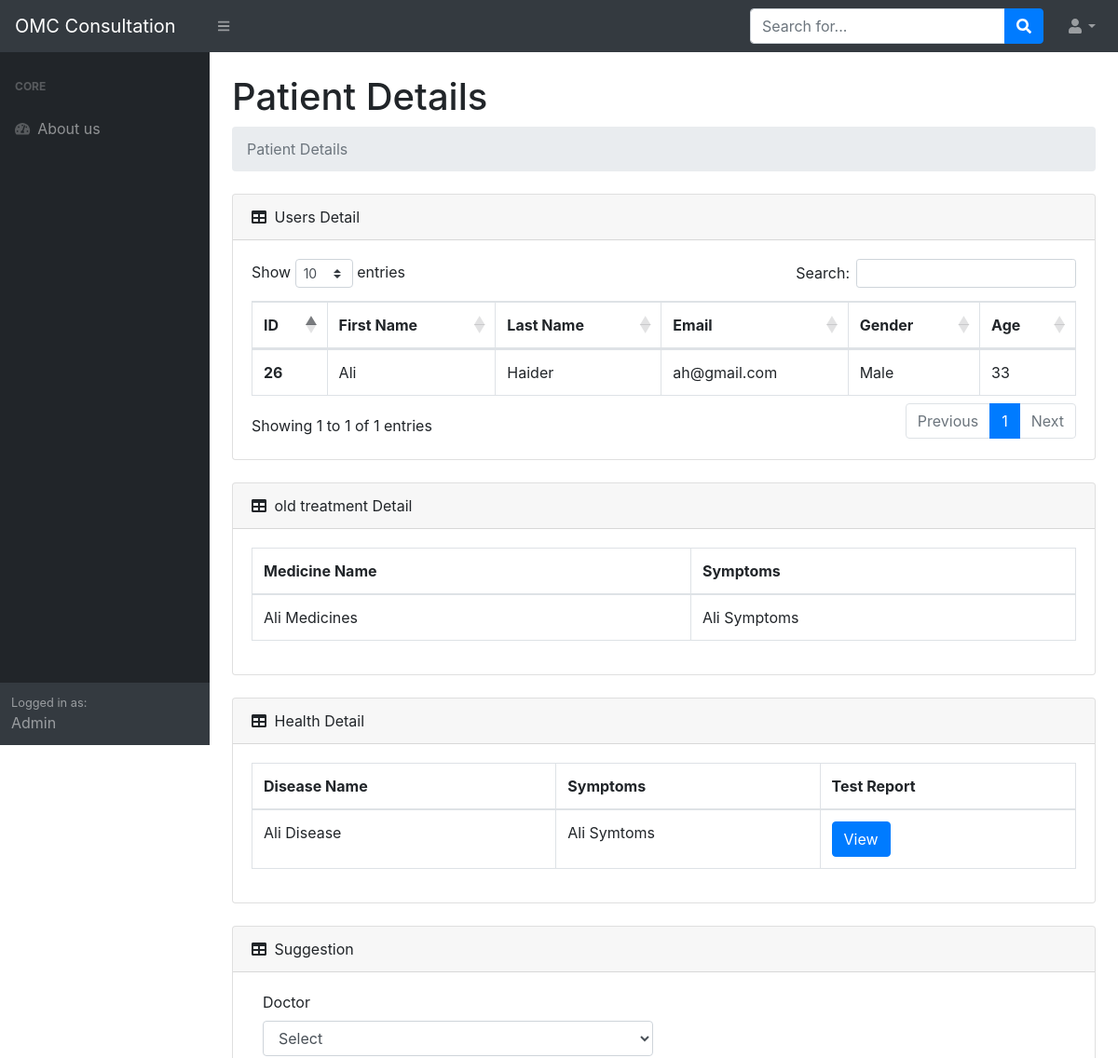
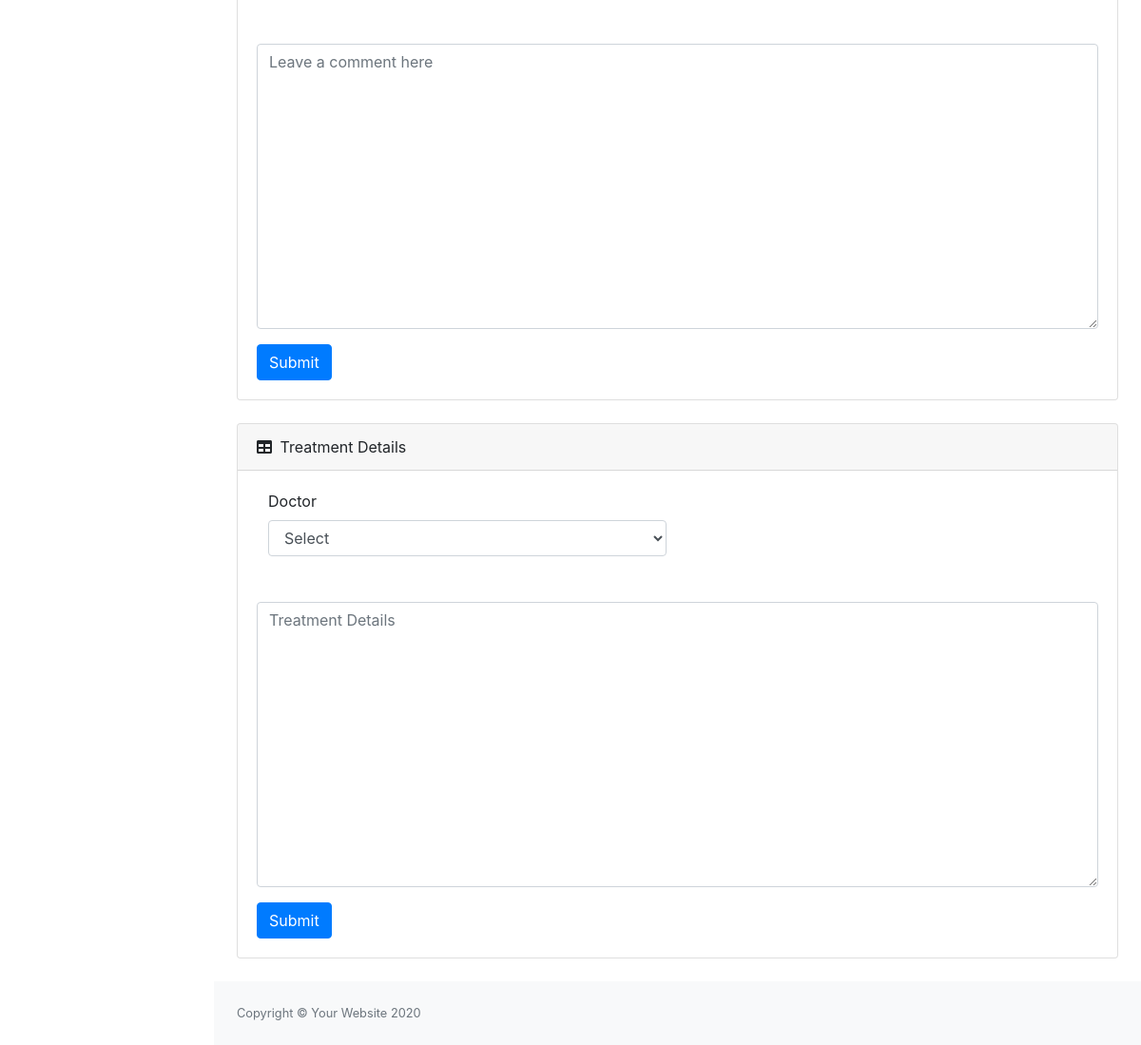
Page /view_detail.php?Email=ah@gmail.com on the committed database (2 pictures, top to bottom).
### tables this page shows
CREATE TABLE `user` (
  `id` int(11) NOT NULL,
  `Fname` varchar(50) NOT NULL,
  `Lname` varchar(50) NOT NULL,
  `Email` varchar(50) NOT NULL,
  `Password` varchar(50) NOT NULL,
  `role` int(11) NOT NULL,
  `Mname` varchar(255) DEFAULT NULL,
  `Dname` varchar(255) DEFAULT NULL,
  `symtoms` varchar(255) DEFAULT NULL,
  `Gender` varchar(6) DEFAULT NULL,
  `Age` varchar(10) NOT NULL
);

CREATE TABLE `tblpostoldtreatment` (
  `MID` int(11) NOT NULL,
  `Email` varchar(50) NOT NULL,
  `Mname` varchar(255) NOT NULL,
  `Sname` varchar(255) NOT NULL
);

CREATE TABLE `posthealthdetails` (
  `phd` int(11) NOT NULL,
  `Email` varchar(50) NOT NULL,
  `Dname` varchar(255) NOT NULL,
  `Sname` varchar(255) NOT NULL,
  `file` varchar(255) NOT NULL,
  `fileNameRaw` varchar(255) NOT NULL
);

### view_detail.php (the view, shortened to what this page needs)
<?php
include 'config.php';
$Email = $_GET['Email'];
$record = mysqli_query($con, "SELECT * FROM `user` WHERE Email='$Email' ");
$oldtreat = mysqli_query($con, "SELECT * FROM `tblpostoldtreatment` WHERE Email='$Email' ");
$disease = mysqli_query($con, "SELECT * FROM `posthealthdetails` WHERE Email='$Email' ");
include 'header.php';
?>
<body class="sb-nav-fixed">
    <nav class="sb-topnav navbar navbar-expand navbar-dark bg-dark">
        <a class="navbar-brand" href="admin.php">OMC Consultation</a>
        <button class="btn btn-link btn-sm order-1 order-lg-0" id="sidebarToggle" href="#"><i class="fas fa-bars"></i></button>
        <form class="d-none d-md-inline-block form-inline ml-auto mr-0 mr-md-3 my-2 my-md-0">
            <div class="input-group">
                <input class="form-control" type="text" placeholder="Search for..." aria-label="Search" aria-describedby="basic-addon2" />
                <div class="input-group-append">
                    <button class="btn btn-primary" type="button"><i class="fas fa-search"></i></button>
                </div>
            </div>
        </form>
        <ul class="navbar-nav ml-auto ml-md-0">
            <li class="nav-item dropdown">
                <a class="nav-link dropdown-toggle" id="userDropdown" href="#" role="button" data-toggle="dropdown" aria-haspopup="true" aria-expanded="false"><i class="fas fa-user fa-fw"></i></a>
            </li>
        </ul>
    </nav>
    <div id="layoutSidenav">
        <div id="layoutSidenav_nav">
            <nav class="sb-sidenav accordion sb-sidenav-dark" id="sidenavAccordion">
                <div class="sb-sidenav-menu">
                    <div class="nav">
                        <div class="sb-sidenav-menu-heading">Core</div>
                        <a class="nav-link" href="#">
                            <div class="sb-nav-link-icon"><i class="fas fa-tachometer-alt"></i></div>
                        </a>
                        <div class="sb-sidenav-menu-heading">Addons</div>
                        <a class="nav-link" href="charts.html">
                            <div class="sb-nav-link-icon"><i class="fas fa-chart-area"></i></div>
                        </a>
                        <a class="nav-link" href="tables.html">
                            <div class="sb-nav-link-icon"><i class="fas fa-table"></i></div>
                        </a>
                    </div>
                </div>
                <div class="sb-sidenav-footer">
                    <div class="small">Logged in as:</div>
                </div>
            </nav>
        </div>
        <div id="layoutSidenav_nav">
            <nav class="sb-sidenav accordion sb-sidenav-dark" id="sidenavAccordion">
                <div class="sb-sidenav-menu">
                    <div class="nav">
                        <div class="sb-sidenav-menu-heading">Core</div>
                        <a class="nav-link" href="#">
                            <div class="sb-nav-link-icon"><i class="fas fa-tachometer-alt"></i></div>
                            About us
                        </a>
                    </div>
                </div>
                <div class="sb-sidenav-footer">
                    <div class="small">Logged in as:</div>
                    Admin
                </div>
            </nav>
        </div>
        <div id="layoutSidenav_content">
            <main>
                <div class="container-fluid">
                    <h1 class="mt-4">Patient Details</h1>
                    <ol class="breadcrumb mb-4">
                        <li class="breadcrumb-item active">Patient Details</li>
                    </ol>
                    <div class="card mb-4">
                        <div class="card-header">
                            <i class="fas fa-table mr-1"></i>
                            Users Detail
                        </div>
                        <div class="card-body">
                            <div class="table-responsive">
                                <table class="table table-bordered" id="dataTable" width="100%" cellspacing="0">
                                    <thead>
                                        <tr>
                                            <th>ID</th>
                                            <th>First Name</th>
                                            <th>Last Name</th>
                                            <th>Email</th>
                                            <th>Gender</th>
                                            <th>Age</th>
                                        </tr>
                                    </thead>
                                    <tbody>
                                        <?php
                                        while ($row = mysqli_fetch_array($record)) {
                                        ?>
                                            <form method="post" action="view_detail.php">
                                                <tr>
                                                    <th scope="row"><input type="hidden" name="PID" value="$row['id']"><?php echo $row['id'] ?></th>
                                                    <td><input type="hidden" disabled name="Fname" value="$row['Fname']"><?php echo $row['Fname'] ?></td>
                                                    <td><input type="hidden" disabled name="Lname" value="$row['Lname']"><?php echo $row['Lname'] ?></td>
                                                    <td><input type="hidden" disabled name="Email" value="$row['Email']"><?php echo $row['Email'] ?></td>
                                                    <td><input type="hidden" disabled name="Gender" value="$row['Gender']"><?php echo $row['Gender'] ?></td>
                                                    <td><input type="hidden" disabled name="Age" value="$row['Age']"><?php echo $row['Age'] ?></td>
                                                </tr>
                                            </form>
                                        <?php
                                        }
                                        ?>
                                    </tbody>
                                </table>
                            </div>
                        </div>
                    </div>
                    <div class="card mb-4">
                        <div class="card-header">
                            <i class="fas fa-table mr-1"></i>
                            old treatment Detail
                        </div>
                        <div class="card-body">
                            <div class="table-responsive">
                                <table class="table table-bordered" id="dataTable" width="100%" cellspacing="0">
                                    <thead>
                                        <tr>
                                            <th>Medicine Name</th>
                                            <th>Symptoms</th>
                                        </tr>
                                    </thead>
                                    <tbody>
                                        <?php
                                        while ($row1 = mysqli_fetch_array($oldtreat)) {
                                        ?>
                                            <form method="post" action="view_detail.php">
                                                <tr>
                                                    <td><input type="hidden" disabled name="Gender" value="$row1['Mname']"><?php echo $row1['Mname'] ?></td>
                                                    <td><input type="hidden" disabled name="Age" value="$row['Sname']"><?php echo $row1['Sname'] ?></td>
                                                </tr>
                                            </form>
                                        <?php
                                        }
                                        ?>
                                    </tbody>
                                </table>
                            </div>
                        </div>
                    </div>
                    <div class="card mb-4">
                        <div class="card-header">
                            <i class="fas fa-table mr-1"></i>
                            Health Detail
                        </div>
                        <div class="card-body">
                            <div class="table-responsive">
                                <table class="table table-bordered" id="dataTable" width="100%" cellspacing="0">
                                    <thead>
                                        <tr>
                                            <th>Disease Name</th>
                                            <th>Symptoms</th>
                                            <th>Test Report</th>
                                        </tr>
                                    </thead>
                                    <tbody>
                                        <?php
                                        while ($row2 = mysqli_fetch_array($disease)) {
                                        ?>
                                            <form method="post" action="view_detail.php">
                                                <tr>
                                                    <td><input type="hidden" disabled name="Gender" value="$row2['Dname']"><?php echo $row2['Dname'] ?></td>
                                                    <td><input type="hidden" disabled name="Age" value="$row2['Sname']"><?php echo $row2['Sname'] ?></td>
                                                    <td><input type="hidden" disabled name="file" value="$row2['file']"><a class="btn btn-primary" href="<?php echo 'uploads/'.$row2['file'] ?>">View</a></td>
                                                </tr>
                                            </form>
                                        <?php
                                        }
                                        ?>
                                    </tbody>
                                </table>
                            </div>
                        </div>
                    </div>
                    <div class="card mb-4">
                        <div class="card-header">
                            <i class="fas fa-table mr-1"></i>
                            Suggestion
                        </div>
                        <div class="card-body">
                            <form method="post">
                                <div class="col-md-6 mb-5">
                                    <label for="inputState" class="form-label">Doctor</label>
                                    <select id="inputState" class="form-control" name="Doctor">
                                        <option value='select'>Select</option>
                                    </select>
                                </div>
                                <div class="form-floating">
                                    <textarea class="form-control" placeholder="Leave a comment here" id="floatingTextarea2" style="height: 300px" name="Suggestion"></textarea>
                                </div>
                                <input type="submit" value="Submit" name="submit" class="btn btn-primary mt-3">
                            </form>
                        </div>
                    </div>
                    <div class="card mb-4">
                        <div class="card-header">
                            <i class="fas fa-table mr-1"></i>
                            Treatment Details
                        </div>
                        <div class="card-body">
                            <form method="post">
                                <div class="col-md-6 mb-5">
                                    <label for="inputState" class="form-label">Doctor</label>
                                    <select id="inputState" class="form-control" name="Doctor1">
                                        <option value='select'>Select</option>
                                    </select>
                                </div>
                                <div class="form-floating">
                                    <textarea class="form-control" placeholder="Treatment Details" id="floatingTextarea2" style="height: 300px" name="Treatment"></textarea>
                                </div>
                                <input type="submit" value="Submit" name="treat" class="btn btn-primary mt-3">
                            </form>
                        </div>
                    </div>
                </div>
            </main>
            <footer class="py-4 bg-light mt-auto">
                <div class="container-fluid">
                    <div class="d-flex align-items-center justify-content-between small">
                        <div class="text-muted">Copyright &copy; Your Website 2020</div>
                    </div>
                </div>
            </footer>
        </div>
    </div>
</body>
</html>

### rows in the picture
user: id "26", Fname "Ali", Lname "Haider", Email "ah@gmail.com", Gender "Male", Age "33"
tblpostoldtreatment: Mname "Ali Medicines", Sname "Ali Symptoms"
posthealthdetails: Dname "Ali Disease", Sname "Ali Symtoms"
